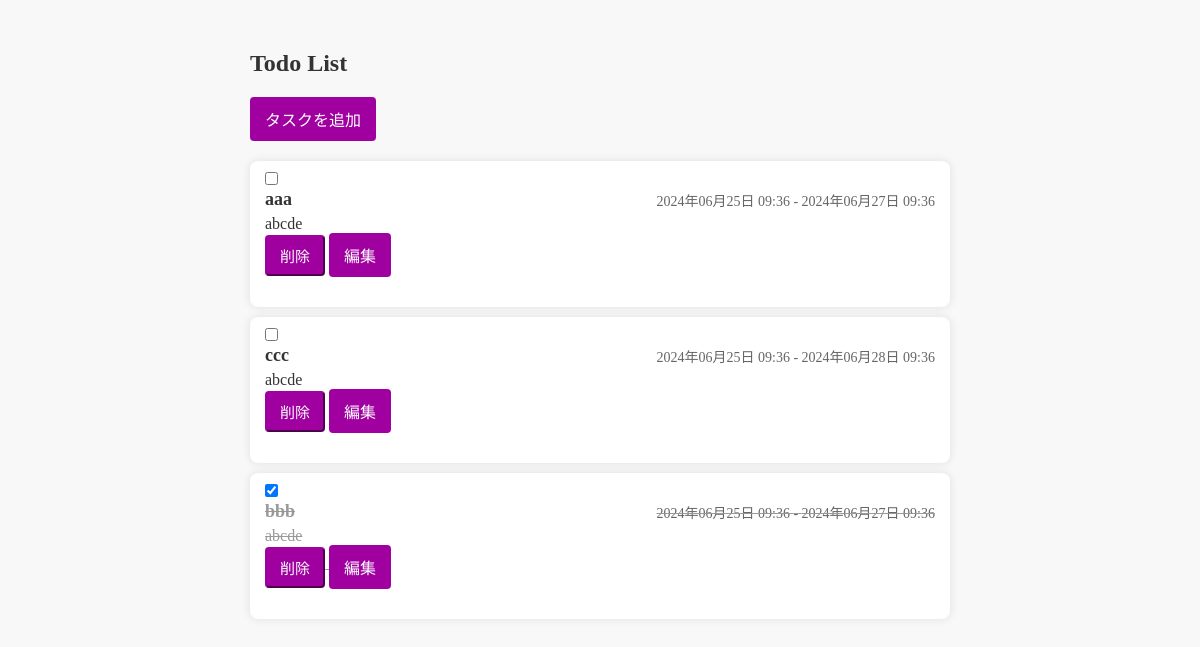
The page / on the database its author committed.
### mytodo/models.py (models this page shows, shortened)
class Task(models.Model):
    class Meta:
        db_table = "tasks"
    title = models.CharField(verbose_name="タスク名", max_length=255)
    description = models.TextField(verbose_name="詳細", null=True, blank=True)
    complete = models.IntegerField(verbose_name="完了フラグ", default=0)
    start_date = models.DateTimeField(verbose_name="開始日", null=True, blank=True)
    end_date = models.DateTimeField(verbose_name="終了日", null=True, blank=True)

### mytodo/views.py (the view)
class IndexView(View):
    def get(self, request):
        todo_list = Task.objects.all().order_by('complete', 'start_date')
        context = {"todo_list": todo_list}
        return render(request, "mytodo/index.html", context)

### templates/mytodo/index.html (shortened to what this page needs)
{% extends "base.html" %}
{% block contents %}
<div class="index">
    <h1>Todo List</h1>
    <a href="{% url 'add' %}">タスクを追加</a>
    <ul>
        {% for task in todo_list %}
            <li class="{% if task.complete %}complete{% endif %}">
                <form action="{% url 'update_task_complete' %}" method="post">
                    <input type="checkbox" name="task_{{ task.id }}" onchange="this.form.submit()" {% if task.complete %}checked{% endif %}>
                    <div class="task-header">
                        <span class="task-title">{{ task.title }}</span>
                        <span class="task-date">
                            {{ task.start_date|date:"Y年m月d日 H:i" }} - {{ task.end_date|date:"Y年m月d日 H:i" }}
                        </span>
                    </div>
                    <p class="task-description">{{ task.description }}</p>
                </form>
                <form action="{% url 'delete_task' task.id %}" method="post">
                    <button type="submit" class="delete">削除</button>
                    <a href="{% url 'edit_task' task.id %}">編集</a>
                </form>
            </li>
        {% endfor %}
    </ul>
</div>
{% endblock %}

### templates/base.html (shortened to what this page needs)
{% load static %}
<!DOCTYPE html>
<html lang="en">
<head>
    <link rel="stylesheet" href="{% static 'css/style.css' %}">
</head>
<body>
    <div class="container">
        {% block contents %}
        {% endblock %}
    </div>
</body>
</html>

### static/css/style.css (style rules this page uses)
* { margin: 0; padding: 0; }
.container { height: 100vh; padding: 50px 250px; background-color: #f8f8f8; color: #333; }
h1 { font-size: 24px; margin-bottom: 20px; }
li { padding: 10px 20px; }
.index a { display: inline-block; margin-bottom: 20px; padding: 10px 15px; background-color: rgb(160, 0, 160); color: #fff; text-decoration: none; border-radius: 4px; }
.index ul { list-style-type: none; }
.index li { background-color: #fff; margin-bottom: 10px; padding: 10px 15px; border-radius: 8px; box-shadow: 0 0 10px rgba(0, 0, 0, 0.1); }
.index li.complete { text-decoration: line-through; color: #999; }
.index .delete { padding: 8px 13px; font-size: 15px; border-radius: 4px; border-color: rgb(160, 0, 160); color: #fff; background-color: rgb(160, 0, 160); }
.task-header { display: flex; justify-content: space-between; align-items: center; margin-bottom: 5px; }
.task-title { font-weight: bold; font-size: 18px; }
.task-date { font-size: 14px; color: #666; }
.task-description { font-size: 16px; }

### rows shown on the page
Task: title "aaa", start_date "2024年06月25日 09:36", end_date "2024年06月27日 09:36", description "abcde"
Task: title "ccc", start_date "2024年06月25日 09:36", end_date "2024年06月28日 09:36", description "abcde"
Task: complete "☑", title "bbb", start_date "2024年06月25日 09:36", end_date "2024年06月27日 09:36", description "abcde"
